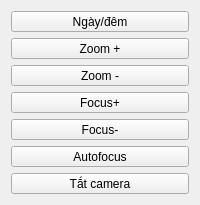
     <widget class="QWidget" name="stackedWidgetPage1">
      <layout class="QVBoxLayout" name="verticalLayout_3">
       <item>
        <widget class="QCustomButton" name="bt_control_file_6">
         <property name="sizePolicy">
          <sizepolicy hsizetype="Minimum" vsizetype="Preferred">
           <horstretch>0</horstretch>
           <verstretch>0</verstretch>
          </sizepolicy>
         </property>
         <property name="text">
          <string>Ngày/đêm</string>
         </property>
         <property name="checkable">
          <bool>false</bool>
         </property>
        </widget>
       </item>
       <item>
        <widget class="QCustomButton" name="bt_control_file_2">
         <property name="sizePolicy">
          <sizepolicy hsizetype="Minimum" vsizetype="Preferred">
           <horstretch>0</horstretch>
           <verstretch>0</verstretch>
          </sizepolicy>
         </property>
         <property name="text">
          <string>Zoom +</string>
         </property>
         <property name="checkable">
          <bool>false</bool>
         </property>
        </widget>
       </item>
       <item>
        <widget class="QCustomButton" name="bt_control_file_3">
         <property name="sizePolicy">
          <sizepolicy hsizetype="Minimum" vsizetype="Preferred">
           <horstretch>0</horstretch>
           <verstretch>0</verstretch>
          </sizepolicy>
         </property>
         <property name="text">
          <string>Zoom -</string>
         </property>
         <property name="checkable">
          <bool>false</bool>
         </property>
        </widget>
       </item>
       <item>
        <widget class="QCustomButton" name="bt_control_file_4">
         <property name="sizePolicy">
          <sizepolicy hsizetype="Minimum" vsizetype="Preferred">
           <horstretch>0</horstretch>
           <verstretch>0</verstretch>
          </sizepolicy>
         </property>
         <property name="text">
          <string>Focus+</string>
         </property>
         <property name="checkable">
          <bool>false</bool>
         </property>
        </widget>
       </item>
       <item>
        <widget class="QCustomButton" name="bt_control_file_5">
         <property name="sizePolicy">
          <sizepolicy hsizetype="Minimum" vsizetype="Preferred">
           <horstretch>0</horstretch>
           <verstretch>0</verstretch>
          </sizepolicy>
         </property>
         <property name="text">
          <string>Focus-</string>
         </property>
         <property name="checkable">
          <bool>false</bool>
         </property>
        </widget>
       </item>
       <item>
        <widget class="QCustomButton" name="bt_control_focusauto">
         <property name="sizePolicy">
          <sizepolicy hsizetype="Minimum" vsizetype="Preferred">
           <horstretch>0</horstretch>
           <verstretch>0</verstretch>
          </sizepolicy>
         </property>
         <property name="text">
          <string>Autofocus</string>
         </property>
         <property name="checkable">
          <bool>true</bool>
         </property>
        </widget>
       </item>
       <item>
        <widget class="QCustomButton" name="bt_control_focusauto_2">
         <property name="sizePolicy">
          <sizepolicy hsizetype="Minimum" vsizetype="Preferred">
           <horstretch>0</horstretch>
           <verstretch>0</verstretch>
          </sizepolicy>
         </property>
         <property name="text">
          <string>Tắt camera</string>
         </property>
         <property name="checkable">
          <bool>true</bool>
         </property>
        </widget>
       </item>
      </layout>
     </widget>
